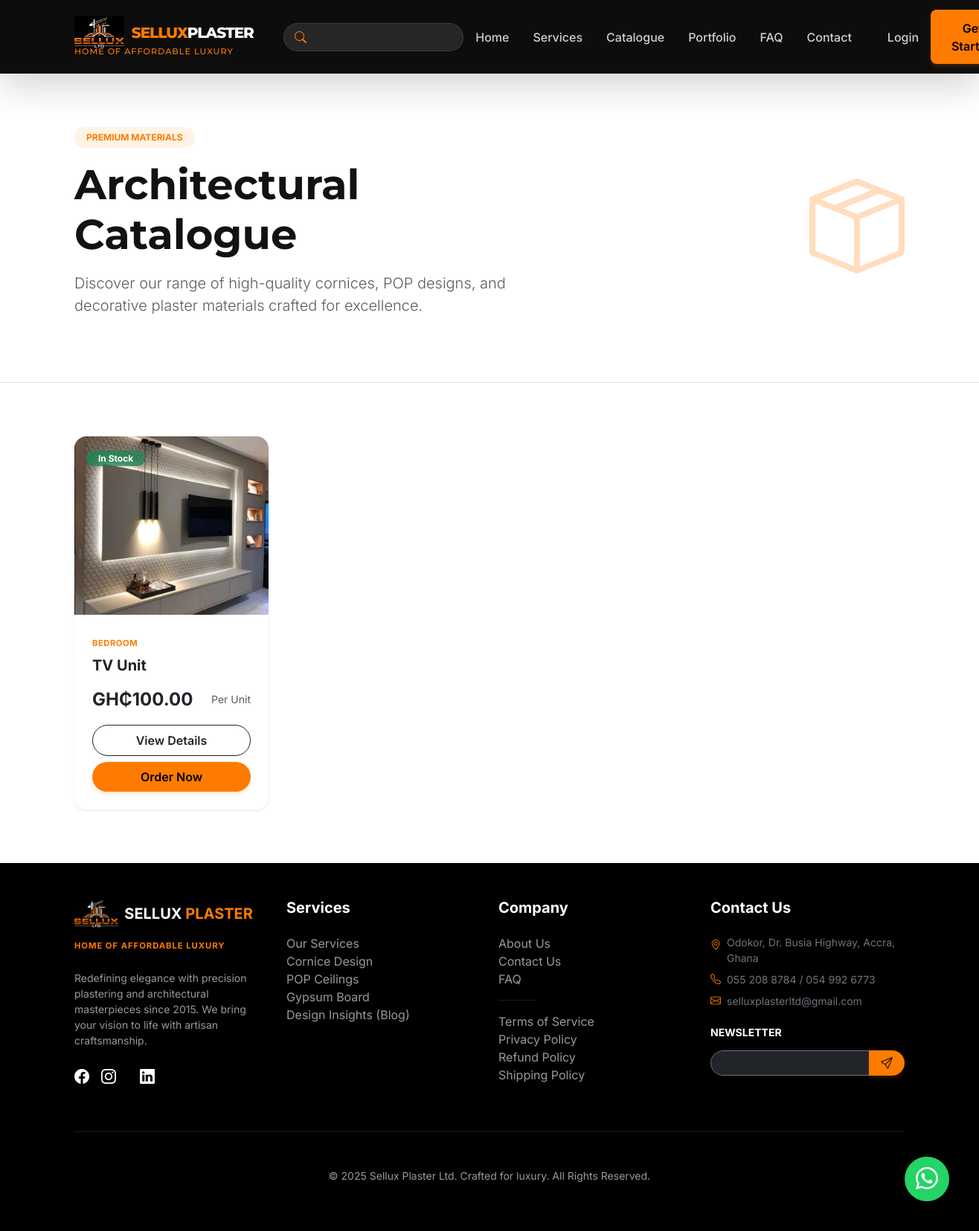
/catalogue/, run on the app's committed database.
### catalogue/models.py (models this page shows, shortened)
class Product(models.Model):
    category = models.ForeignKey(Category, on_delete=models.CASCADE, related_name='products')
    name = models.CharField(max_length=200)
    slug = models.SlugField(unique=True)
    description = models.TextField()
    price = models.DecimalField(max_digits=10, decimal_places=2)
    image = models.ImageField(upload_to='catalogue/products/')
    stock = models.PositiveIntegerField(default=0)
    is_available = models.BooleanField(default=True)
    created_at = models.DateTimeField(auto_now_add=True)
    updated_at = models.DateTimeField(auto_now=True)

class Category(models.Model):
    name = models.CharField(max_length=100)
    slug = models.SlugField(unique=True)
    description = models.TextField(blank=True)
    image = models.ImageField(upload_to='catalogue/categories/', null=True, blank=True)
    class Meta:
        verbose_name_plural = 'Categories'

### catalogue/views.py (the view)
# urls.py: path('', ProductListView.as_view(), name='product_list'),
class ProductListView(ListView):
    model = Product
    template_name = 'catalogue/product_list.html'
    context_object_name = 'products'
    paginate_by = 12
    def get_queryset(self):
        return Product.objects.filter(is_available=True)

### core/context_processors.py (called while the page is built)
def brand_context(request):
    return {
        'brand': get_brand_info()
    }

### core/utils.py (called while the page is built)
def get_brand_info():
    return {
        'company_name': 'Sellux Plaster Ltd',
        'slogan': 'Home of Affordable Luxury',
        'address': 'Odokor, Dr. Busia Highway, Accra, Ghana',
        'phone_primary': '055 208 8784',
        'phone_secondary': '054 992 6773',
        'email': 'selluxplasterltd@gmail.com',
        'whatsapp': '233549926773',
    }

### templates/catalogue/product_list.html (shortened to what this page needs)
{% extends 'base.html' %}
{% load static %}
{% block content %}
<section class="py-5 bg-white border-bottom">
    <div class="container py-4">
        <div class="row align-items-center">
            <div class="col-lg-7">
                <span class="badge bg-primary-subtle text-primary px-3 py-2 rounded-pill mb-3 animate__animated animate__fadeIn">PREMIUM MATERIALS</span>
                <h1 class="display-4 fw-bold mb-3">Architectural Catalogue</h1>
                <p class="lead text-muted">Discover our range of high-quality cornices, POP designs, and decorative plaster materials crafted for excellence.</p>
            </div>
            <div class="col-lg-5 d-none d-lg-block text-end">
                <i class="bi bi-box-seam text-primary opacity-25" style="font-size: 8rem;"></i>
            </div>
        </div>
    </div>
</section>
<section class="py-5">
    <div class="container py-4">
        <div class="row g-4">
            {% for product in products %}
                <div class="col-sm-6 col-lg-4 col-xl-3 animate__animated animate__fadeInUp" style="animation-delay: {{ forloop.counter0|add:1 }}00ms;">
                    <div class="card h-100 border-0 shadow-sm hover-lift overflow-hidden">
                        <div class="position-relative overflow-hidden bg-light" style="height: 240px;">
                            {% if product.image %}
                                <img src="{{ product.image.url }}" class="card-img-top w-100 h-100" alt="{{ product.name }}" style="object-fit: cover; transition: transform 0.5s ease;">
                            {% else %}
                                <div class="w-100 h-100 d-flex align-items-center justify-content-center">
                                    <i class="bi bi-image text-muted fs-1"></i>
                                </div>
                            {% endif %}
                            <div class="position-absolute top-0 start-0 m-3">
                                {% if product.stock > 0 %}
                                    <span class="badge bg-success bg-opacity-75 rounded-pill px-3">In Stock</span>
                                {% else %}
                                    <span class="badge bg-danger bg-opacity-75 rounded-pill px-3">Out of Stock</span>
                                {% endif %}
                            </div>
                        </div>
                        <div class="card-body p-4 d-flex flex-column">
                            <div class="mb-2">
                                <small class="text-primary fw-bold text-uppercase tracking-wider" style="font-size: 0.7rem;">{{ product.category.name }}</small>
                            </div>
                            <h5 class="card-title fw-bold mb-3">{{ product.name }}</h5>
                            <div class="mt-auto">
                                <div class="d-flex align-items-center justify-content-between mb-3">
                                    <span class="fs-4 fw-bold text-dark">GH₵{{ product.price }}</span>
                                    <small class="text-muted">Per Unit</small>
                                </div>
                                <div class="d-grid gap-2">
                                    <a href="{% url 'catalogue:product_detail' product.slug %}" class="btn btn-outline-dark rounded-pill py-2 fw-semibold">
                                        View Details
                                    </a>
                                    {% if product.stock > 0 %}
                                    <a href="{% url 'orders:order_create' %}?product={{ product.id }}" class="btn btn-primary rounded-pill py-2 fw-semibold">
                                        Order Now
                                    </a>
                                    {% endif %}
                                </div>
                            </div>
                        </div>
                    </div>
                </div>
            {% endfor %}
        </div>
    </div>
</section>
{% endblock %}

### templates/base.html (style rules this page uses)
:root { --primary-color: #ff7b00; --primary-hover: #e66f00; --secondary-color: #1a1a1a; --dark-bg: #000000; --light-bg: #ffffff; --accent-color: #ff9d00; --text-main: #121212; --text-muted: #666666; }
body { font-family: 'Inter', sans-serif; background-color: var(--light-bg); color: var(--text-main); overflow-x: hidden; text-rendering: optimizeLegibility; -webkit-font-smoothing: antialiased; }
h1, h2, h3, .navbar-brand { font-family: 'Montserrat', sans-serif; font-weight: 800; }
.text-primary { color: var(--primary-color) !important; }
.bg-primary-subtle { background-color: #fff3e6 !important; }
.btn-primary { background-color: var(--primary-color); border: none; padding: 0.8rem 1.5rem; font-weight: 600; border-radius: 8px; color: #000; box-shadow: 0 4px 6px -1px rgba(255, 123, 0, 0.2); transition: all 0.3s ease; }
.card { border: none; border-radius: 16px; box-shadow: 0 4px 20px rgba(0, 0, 0, 0.08); transition: transform 0.3s ease; background: #fff; }

### templates/catalogue/product_list.html (style rules this page uses)
.tracking-wider { letter-spacing: 0.05em; }
.hover-lift { transition: transform 0.3s ease, box-shadow 0.3s ease; }

### data on the page
Product: image (picture), stock "In Stock", category.name "BEDROOM", name "TV Unit", price "100.00"
